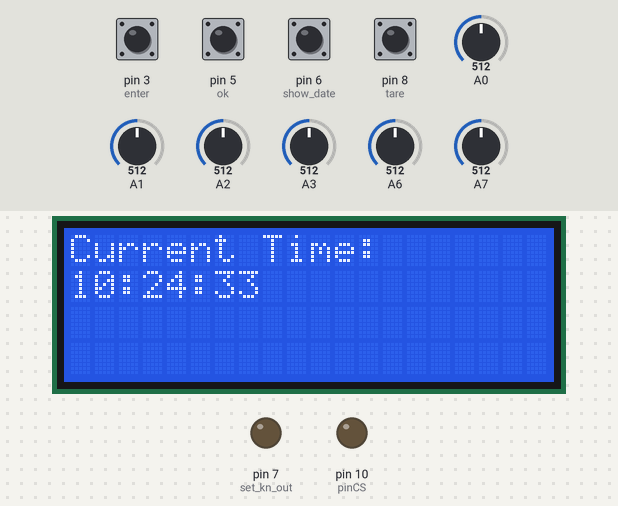
A sketch run on a simulated Arduino Mega 2560, built with avr-gcc and run on an emulated ATmega2560. Shown: 20×4 character LCD, output pins drawn as LEDs (lit = HIGH). Inputs (shaded band) come from the test bench; at power-on: pin 3 (enter), pin 5 (ok), pin 6 (show_date), pin 8 (tare) HIGH, A0 = 512, A1 = 512, A2 = 512, A3 = 512, A6 = 512, A7 = 512. The local clock reads 2024-03-15 10:24:30 at power-on unless the sketch sets it; storage starts empty; EEPROM starts erased; what the sketch prints to the serial monitor is not drawn.

Above: at 3.3 s.
At 8.4 s:
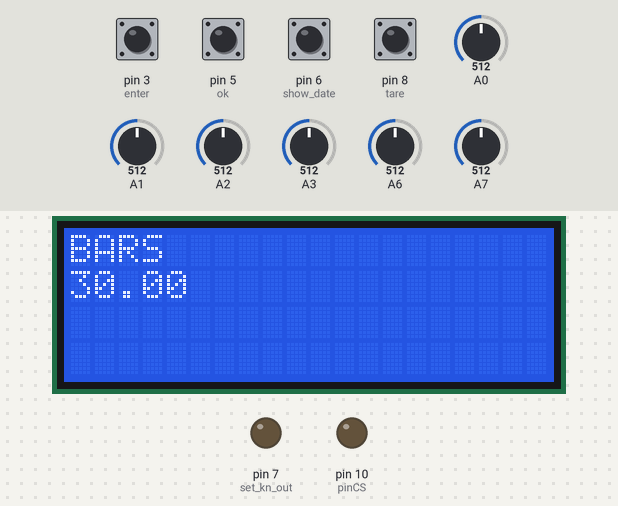
8.5 s: pin 3 (enter) pulled LOW for 1 s
At 8.6 s:
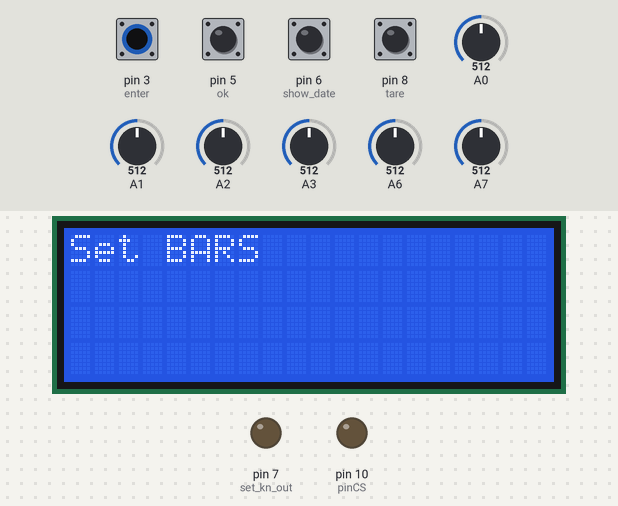
11.0 s: pin 5 (ok) pulled LOW for 0.15 s
At 11.6 s:
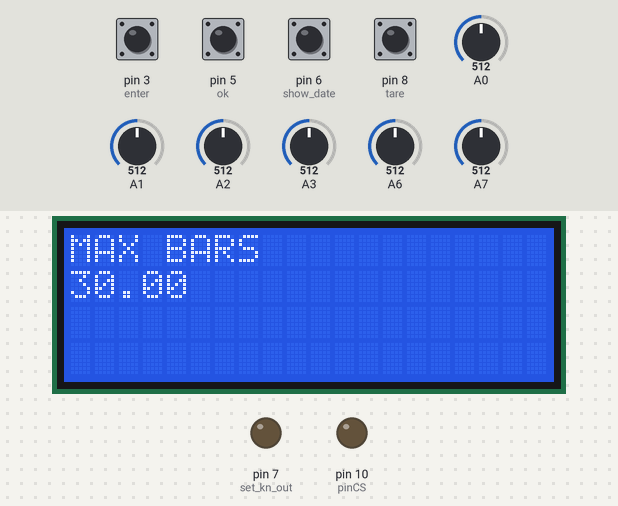
14.1 s: pin 8 (tare) pulled LOW for 0.15 s
At 15.0 s:
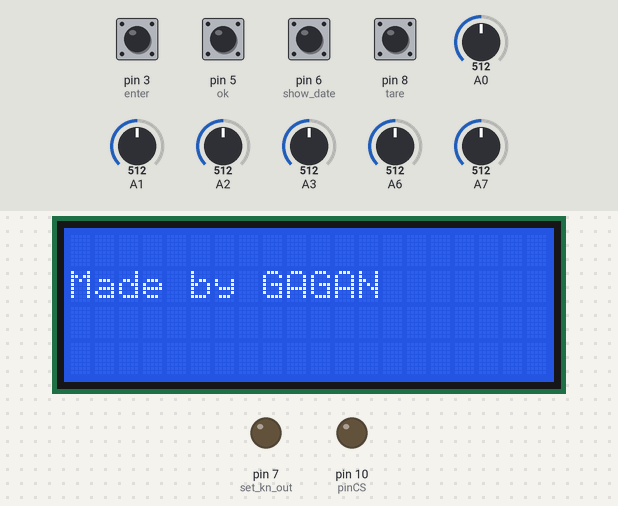
Timing chart, 0 to 17.1 s (numbered marks = the images above; inputs shaded):
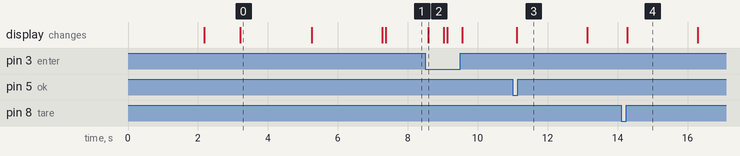

The sketch:

KN_datalogger.ino
```cpp
#include <SoftwareSerial.h>
#include <SD.h>
#include <SPI.h>
#include <Wire.h>
#include <RTClib.h>
#include <EEPROM.h>
#include <LiquidCrystal_I2C.h>

RTC_DS3231 rtc;

char daysOfTheWeek[7][12] = {"Sunday", "Monday", "Tuesday", "Wednesday", "Thursday", "Friday", "Saturday"};

LiquidCrystal_I2C lcd(0x27, 16, 2); // set the LCD address to 0x27 for a 16 chars and 2 line display

File logger;

/*
  SD card attached to SPI bus as follows:
 ** MOSI - pin 11
 ** MISO - pin 12
 ** CLK - pin 13
 ** CS - pin 10 (for MKRZero SD: SDCARD_SS_PIN)
*/

// connect CS pin of sd card module to pin 53 on mega
int pinCS = 10;

//connect to GND
#define up 2
#define enter 3
#define down 4
#define ok 5                    //max kn shown
#define show_date 6
#define set_kn_out 7
#define tare 8                  // zero all kn and bar

// A0,A1,A2,A3,A6,A7 are sensor pins
// A4,A5 SDA and SCL for I2C

float old_set = 0;
float set_val = 0;
float pressure_kn = 0, prev_kn = 0, set_kn = 0;
float gain = 0; //change this to adjust gain
float tmr = 0; //tare function

//edit this to increase datalogging speed in sd card
int wait_time = 5;

int wait_count = 0;

void setup() {
  byte four = EEPROM.read(201);
  byte three = EEPROM.read(202);
  byte two = EEPROM.read(203);
  byte one = EEPROM.read(204);
  unsigned int saving = ((four << 0) & 0xFF) + ((three << 8) & 0xFFFF) + ((two << 16) & 0xFFFFFF) + ((one << 24) & 0xFFFFFFFF);
  set_kn = saving / 100;

  Serial.begin(9600);
  rtc.begin(); // Initialize the rtc object
  lcd.begin(20, 4);

  if (! rtc.begin()) {
    Serial.println("Couldn't find RTC");
    while (1);
  }

  if (rtc.lostPower()) {
    Serial.println("RTC lost power, lets set the time!");
    // following line sets the RTC to the date & time this sketch was compiled
    rtc.adjust(DateTime(F(__DATE__), F(__TIME__)));
    // This line sets the RTC with an explicit date & time, for example to set
    // January 21, 2014 at 3am you would call:
    // rtc.adjust(DateTime(2014, 1, 21, 3, 0, 0));
  }

  Serial.print("Initializing SD card...");

  if (!SD.begin(10)) {
    Serial.println("initialization failed!");
    while (1);
  }
  Serial.println("initialization done.");

  lcd.init();
  pinMode(ok, INPUT_PULLUP);
  pinMode(A0, INPUT);
  pinMode(A1, INPUT);
  pinMode(A2, INPUT);
  pinMode(A3, INPUT);
  pinMode(A6, INPUT);
  pinMode(A7, INPUT);
  pinMode(up, INPUT_PULLUP);
  pinMode(down, INPUT_PULLUP);
  pinMode(tare, INPUT_PULLUP);
  pinMode(enter, INPUT_PULLUP);
  pinMode(show_date, INPUT_PULLUP);
  pinMode(set_kn_out, OUTPUT);
  pinMode(pinCS, OUTPUT);

  lcd.backlight();
  lcd.clear();
  lcd.setCursor(0, 1);
  lcd.print("Made by GAGAN");
  delay(2000);

  lcd.setCursor(0, 0);
  lcd.print("   Pressure ");
  lcd.setCursor(0, 1);
  lcd.print("     Gauge  ");
  delay(1000);

  DateTime now = rtc.now();

  lcd.clear();
  lcd.setCursor(0, 0);
  lcd.print("Current Time:");
  lcd.setCursor(0, 1);
  lcd.print(now.hour(), DEC);
  lcd.print(':');
  lcd.print(now.minute(), DEC);
  lcd.print(':');
  lcd.print(now.second(), DEC);
  delay(2000);
  lcd.clear();
  lcd.setCursor(0, 0);
  lcd.print("Current Date:");
  lcd.setCursor(0, 1);
  lcd.print(now.year(), DEC);
  lcd.print('/');
  lcd.print(now.month(), DEC);
  lcd.print('/');
  lcd.print(now.day(), DEC);
  lcd.print(" (");
  lcd.print(daysOfTheWeek[now.dayOfTheWeek()]);
  lcd.print(") ");
  delay(2000);

  logger = SD.open("log.txt", FILE_WRITE);
  if (logger) {
    logger.println("Date,Time,Bar Value,Set Bar,Maximum");
    logger.close(); // close the file
  }
  else {
    Serial.println("error opening log.txt");
  }

  lcd.clear();
  lcd.setCursor(0, 0);
  lcd.print("BARS");
}

void(* resetFunc) (void) = 0;

void loop() {
  DateTime now = rtc.now();
  prev_kn = pressure_kn;
  int sensorVal = analogRead(A0);
  delay(100);

  pressure_kn = map(sensorVal, 0, 1024, 0, 1000);

  sensorVal = analogRead(A1);
  float pressure_kn2 = map(sensorVal, 0, 1024, 0, 1000);
  pressure_kn += pressure_kn2;

  sensorVal = analogRead(A2);
  float pressure_kn3 = map(sensorVal, 0, 1024, 0, 1000);
  pressure_kn += pressure_kn3;

  sensorVal = analogRead(A3);
  float pressure_kn4 = map(sensorVal, 0, 1024, 0, 1000);
  pressure_kn += pressure_kn4;

  sensorVal = analogRead(A6);
  float pressure_kn5 = map(sensorVal, 0, 1024, 0, 1000);
  pressure_kn += pressure_kn5;

  sensorVal = analogRead(A7);
  float pressure_kn6 = map(sensorVal, 0, 1024, 0, 1000);
  pressure_kn += pressure_kn6;

  pressure_kn = pressure_kn / 100;

  pressure_kn = (pressure_kn + gain) - tmr;

  if (digitalRead(show_date) == LOW) {
    delay(70);
    lcd.clear();
    lcd.setCursor(0, 0);
    lcd.print("Current Time:");
    lcd.setCursor(0, 1);
    lcd.print(now.hour(), DEC);
    lcd.print(':');
    lcd.print(now.minute(), DEC);
    lcd.print(':');
    lcd.print(now.second(), DEC);
    delay(2000);
    lcd.setCursor(0, 0);
    lcd.print("Current Date:");
    lcd.setCursor(0, 1);
    lcd.print(now.year(), DEC);
    lcd.print('/');
    lcd.print(now.month(), DEC);
    lcd.print('/');
    lcd.print(now.day(), DEC);
    lcd.print(" (");
    lcd.print(daysOfTheWeek[now.dayOfTheWeek()]);
    lcd.print(") ");
    delay(2000);
    lcd.clear();
    lcd.setCursor(0, 0);
    lcd.print("BARS");
  }

  if (digitalRead(tare) == LOW) {
    /* tmr = pressure_kn;
      lcd.clear();
      lcd.setCursor(0, 0);
      lcd.print("Tare...");
      delay(1000);
      lcd.clear();
      lcd.setCursor(0, 0);
      lcd.print("BARS");*/
    resetFunc();
  }

  if (digitalRead(enter) == LOW) {
    lcd.clear();
    lcd.print("Set BARS");
    delay(300);
    old_set = 0;
    while (digitalRead(enter) != LOW) {
      old_set = set_kn;
      if (set_kn > 60 || set_kn < 0) {
        set_kn = 0;
      }
      if (digitalRead(up) == LOW && set_kn < 60) {
        delay(50);
        set_kn = set_kn + 0.01;
      }
      if (digitalRead(down) == LOW && set_kn > 0) {
        delay(50);
        set_kn = set_kn - 0.01;;
      }
      clearing(old_set, set_kn);
      lcd.setCursor(0, 1);
      lcd.print(set_kn, 2);
    }
    //add to eeprom;
    unsigned int save = set_kn * 100;
    byte four = ((save >> 0) & 0xFF);
    byte three = ((save >> 8) & 0xFF);
    byte two = ((save >> 16) & 0xFF);
    byte one = ((save >> 24) & 0xFF);
    EEPROM.write(201, four);
    EEPROM.write(202, three);
    EEPROM.write(203, two);
    EEPROM.write(204, one);
    delay(100);
    lcd.clear();
    lcd.setCursor(0, 0);
    lcd.print("BARS");
  }


  if (set_val < pressure_kn) {
    set_val = pressure_kn;
  }

  if (digitalRead(ok) == LOW) {
    lcd.clear();
    lcd.setCursor(0, 0);
    lcd.print("MAX BARS");
    lcd.setCursor(0, 1);
    lcd.print(set_val);
    delay(2000);
    lcd.clear();
    lcd.setCursor(0, 0);
    lcd.print("BARS");
  }

  lcd_clear(pressure_kn, prev_kn);
  lcd.setCursor(0, 1);
  lcd.print(pressure_kn, 2);

  if (pressure_kn >= set_kn) {
    digitalWrite(set_kn_out, HIGH);
  }
  else {
    digitalWrite(set_kn_out, LOW);
  }

  if (wait_time == wait_count) {
    logger = SD.open("log.txt", FILE_WRITE);
    if (logger) {
      logger.print(now.year(), DEC);
      logger.print('/');
      logger.print(now.month(), DEC);
      logger.print('/');
      logger.print(now.day(), DEC);
      logger.print(",");
      logger.print(now.hour(), DEC);
      logger.print(':');
      logger.print(now.minute(), DEC);
      logger.print(':');
      logger.print(now.second(), DEC);
      logger.print(",");
      logger.print(pressure_kn);
      logger.print(",");
      logger.print(set_kn);
      logger.print(",");
      logger.println(set_val);
      logger.close(); // close the file
    }

    // if the file didn't open, print an error:
    else {
      Serial.println("error opening log.txt");
    }
    wait_count = 0;
  }
  else if (wait_count < wait_time) {
    wait_count++;
  }

}

void lcd_clear(float f, float prev_f) {
  f = f * 100;
  prev_f = prev_f * 100;
  if ((f < 10 && prev_f > 10) || (f < 100 && prev_f > 100) || (f < 1000 && prev_f > 1000)) {
    lcd.clear();
    lcd.setCursor(0, 0);
    lcd.print("BARS");
  }
}

void clearing(float old, float not_old) {
  old = old * 100;
  not_old = not_old * 100;
  if ((old >= 10 && not_old < 10) || (old >= 100 && not_old < 100) || (old >= 1000 && not_old < 1000)) {
    lcd.clear();
    lcd.setCursor(0, 0);
    lcd.print("Set BARS");
  }
}
```

Measured:
- after the input at 8.5 s, the display: changes after 0.09 s (image 2)
- after the input at 11.0 s, the display: changes after 0.11 s (image 3)
- after the input at 14.1 s, the display: changes after 0.17 s (image 4)
- what the display in image 0 shows lasts 2.0 s, from 3.2 s to 5.2 s
- what the display in image 2 shows lasts 0.4 s, from 8.6 s to 9.0 s
